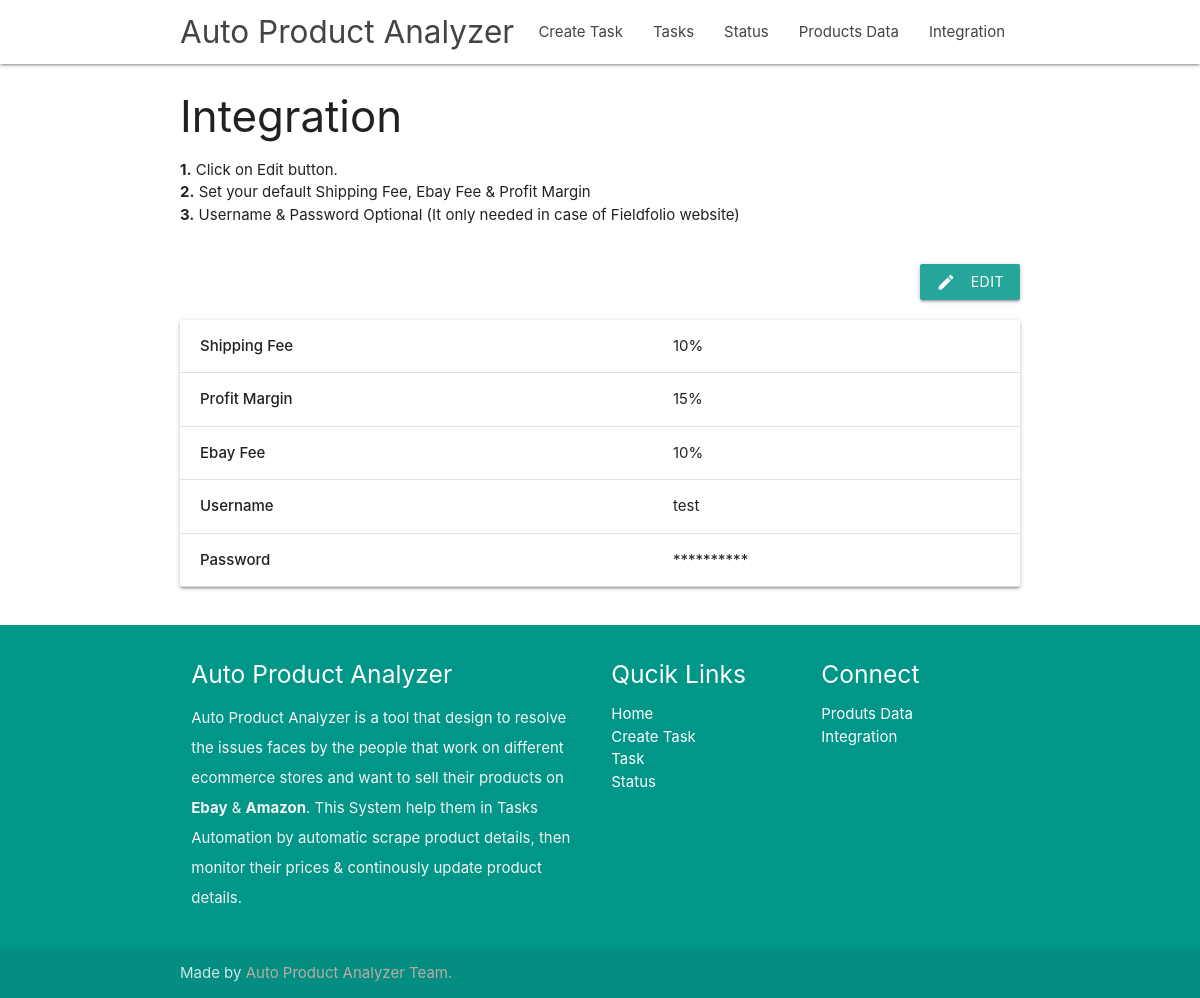
The page /settings on the database its author committed.
### tables this page shows
CREATE TABLE settings (id integer PRIMARY KEY AUTOINCREMENT,margin_fee numeric,ship_fee numeric,ebay_fee numeric,username varchar (255),password varchar (255));

### auto_analyzer.py (the view)
@ app.route('/settings')
def setting_formula():
    data=model.get_settings()
    return render_template('integration.html',data=data)

### model.py (called while the page is built)
def get_settings():
    if os.path.isfile("productanalyzer.sqlite3"):
        with sqlite3.connect("productanalyzer.sqlite3") as con:
            r1=con.execute("select *from settings")
            result=r1.fetchall()
            if result:
                data={'margin_fee':result[0][1],'ship_fee':result[0][2],'ebay_fee':result[0][3],'username':result[0][4],'password':result[0][5]}
            else:
                data=[]
            return data
    else:
        initialize_db()
        get_settings()

### templates/integration.html (shortened to what this page needs)
{% extends 'layout.html' %}
{% block body %}
<div class="container">
    <h3>Integration</h3>
    <ul>
    <li><b>1.</b> Click on Edit button.</li>
    <li><b>2.</b> Set your default Shipping Fee, Ebay Fee & Profit Margin</li>
    <li><b>3.</b> Username & Password Optional (It only needed in case of Fieldfolio website)</li>
    </ul>
    <br>
    <div class="row right-align">
        <a href="/integration_settings" class="waves-effect waves-light btn"><i class="material-icons left">edit</i>Edit</a>
    </div>
    <table class="card">
        <tr>
            <td class="integration_table_th">Shipping Fee</td>
            {% if data.ship_fee %}
            <td>{{data.ship_fee}}%</td>
            {% else %}
            <td></td>
            {% endif %}
        </tr>
        <tr>
            <td class="integration_table_th">Profit Margin</td>
            {% if data.margin_fee %}
            <td>{{data.margin_fee}}%</td>
            {% else %}
            <td></td>
            {% endif %}
        </tr>
        <tr>
            <td class="integration_table_th">Ebay Fee</td>
            {% if data.ebay_fee %}
            <td>{{data.ebay_fee}}%</td>
            {% else %}
            <td></td>
            {% endif %}
        </tr>
        <tr>
            <td class="integration_table_th">Username</td>
            {% if data.username %}
            <td>{{data.username}}</td>
            {% else %}
            <td></td>
            {% endif %}
        </tr>
        <tr>
            <td class="integration_table_th">Password</td>
            {% if(data.password) %}
                <td>**********</td>
            {% else %}
                <td></td>
            {% endif %}
        </tr>
    </table>
    <br>
</div>
{% endblock %}

### static/css/style.css (style rules this page uses)
.integration_table_th { font-weight: 500; padding-left: 20px; }

### rows shown on the page
settings: ship_fee "10", margin_fee "15", ebay_fee "10", username "test"
